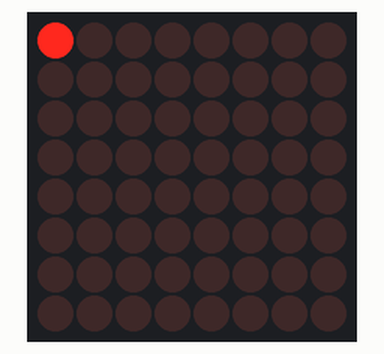
Recording of a sketch running on a simulated Arduino Uno, built with avr-gcc and run on an emulated ATmega328P. On the bench: 8×8 LED matrix.

Above: at 0.15 s.
At 1.36 s:
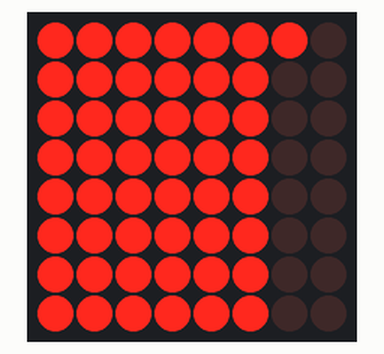
At 2.56 s:
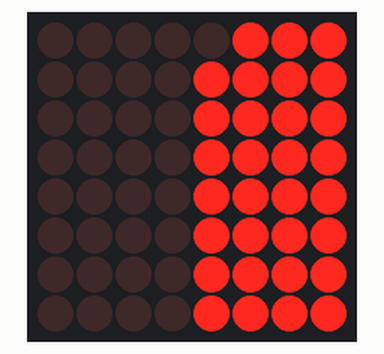
At 5.28 s:
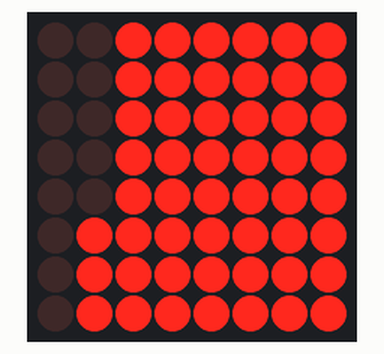
At 7.7 s:
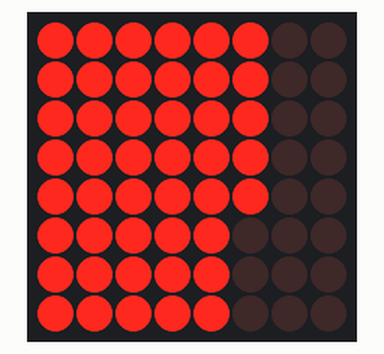
At 10.42 s:
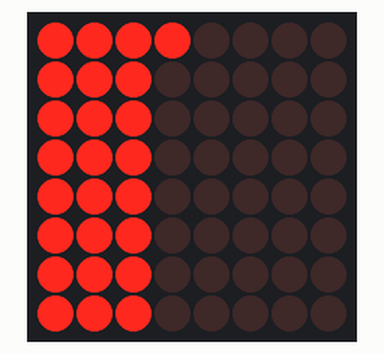

Measured:
- by itself, everything shown: repeats every 9.7 s, in 32 steps

The sketch:

L7_1.ino
```cpp
#include "LedControl.h" //  need the library
const int dinPin = 12;
const int clockPin = 11;
const int loadPin = 10;
const int rows = 8;
const int cols = 8;
LedControl lc = LedControl(dinPin, clockPin, loadPin, 1); //DIN, CLK, LOAD, No. DRIVER

// pin 12 is connected to the MAX7219 pin 1
// pin 11 is connected to the CLK pin 13
// pin 10 is connected to LOAD pin 12
// 1 as we are only using 1 MAX7219

void setup()
{
  // the zero refers to the MAX7219 number, it is zero for 1 chip
  lc.shutdown(0, false); // turn off power saving, enables display
  lc.setIntensity(0, 2); // sets brightness (0~15 possible values)
  lc.clearDisplay(0);// clear screen
}

void loop()
{
  for (int row = 0; row < rows; row++)
  {
    for (int col = 0; col < cols; col++)
    {
      lc.setLed(0, col, row, true); // turns on LED at col, row
      delay(25);
    }
  }
  for (int row = 0; row < rows; row++)
  {
    for (int col = 0; col < cols; col++)
    {
      lc.setLed(0, col, row, false); // turns off LED at col, row
      delay(25);
    }
  }
}
```
